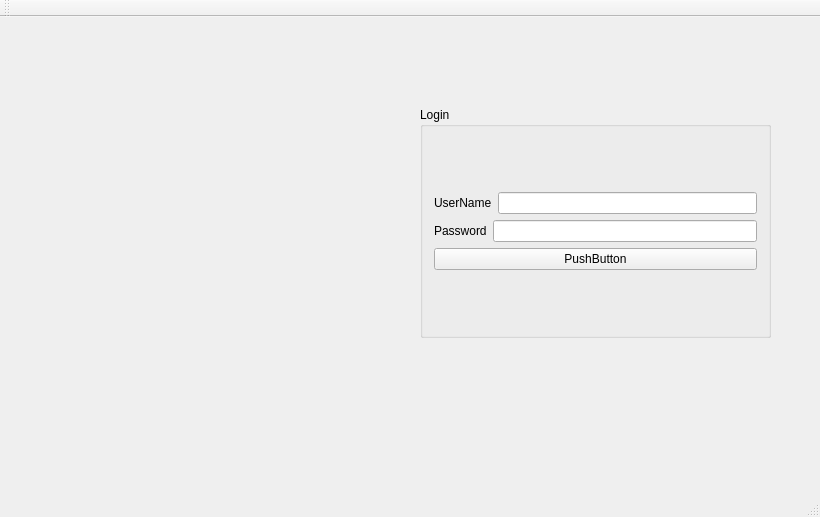
<?xml version="1.0" encoding="UTF-8"?>
<ui version="4.0">
 <class>MainWindow</class>
 <widget class="QMainWindow" name="MainWindow">
  <property name="geometry">
   <rect>
    <x>0</x>
    <y>0</y>
    <width>820</width>
    <height>517</height>
   </rect>
  </property>
  <property name="windowTitle">
   <string>MainWindow</string>
  </property>
  <property name="styleSheet">
   <string notr="true">background-image: url(:/plasma-5-10-cascade-4k.png);</string>
  </property>
  <widget class="QWidget" name="centralWidget">
   <widget class="QGroupBox" name="groupBox">
    <property name="geometry">
     <rect>
      <x>420</x>
      <y>90</y>
      <width>351</width>
      <height>231</height>
     </rect>
    </property>
    <property name="title">
     <string>Login</string>
    </property>
    <layout class="QVBoxLayout" name="verticalLayout_2">
     <item>
      <layout class="QVBoxLayout" name="verticalLayout">
       <item>
        <layout class="QHBoxLayout" name="horizontalLayout">
         <item>
          <widget class="QLabel" name="labelUsername">
           <property name="text">
            <string>UserName</string>
           </property>
          </widget>
         </item>
         <item>
          <widget class="QLineEdit" name="lineEditUsername"/>
         </item>
        </layout>
       </item>
       <item>
        <layout class="QHBoxLayout" name="horizontalLayout_2">
         <item>
          <widget class="QLabel" name="labelPassword">
           <property name="text">
            <string>Password</string>
           </property>
          </widget>
         </item>
         <item>
          <widget class="QLineEdit" name="lineEditPassword"/>
         </item>
        </layout>
       </item>
       <item>
        <widget class="QPushButton" name="pushButton">
         <property name="text">
          <string>PushButton</string>
         </property>
        </widget>
       </item>
      </layout>
     </item>
    </layout>
   </widget>
   <widget class="QLabel" name="labelPic">
    <property name="geometry">
     <rect>
      <x>90</x>
      <y>110</y>
      <width>281</width>
      <height>201</height>
     </rect>
    </property>
    <property name="text">
     <string/>
    </property>
   </widget>
  </widget>
  <widget class="QMenuBar" name="menuBar">
   <property name="geometry">
    <rect>
     <x>0</x>
     <y>0</y>
     <width>820</width>
     <height>28</height>
    </rect>
   </property>
  </widget>
  <widget class="QToolBar" name="mainToolBar">
   <attribute name="toolBarArea">
    <enum>TopToolBarArea</enum>
   </attribute>
   <attribute name="toolBarBreak">
    <bool>false</bool>
   </attribute>
  </widget>
  <widget class="QStatusBar" name="statusBar"/>
 </widget>
 <layoutdefault spacing="6" margin="11"/>
 <resources/>
 <connections/>
</ui>
